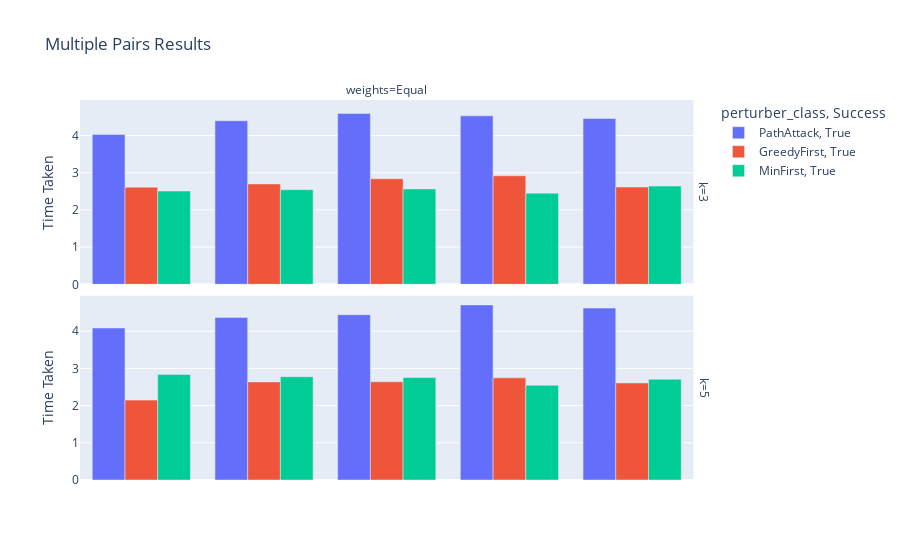

The notebook cell this image was saved under:
### Code cell
for experiment_type in ["Single", "Sets", "Multiple Pairs"]:
    a = df[df["experiment_type"] == experiment_type]
    if a.empty: continue
    # a=pd.melt(df,id_vars=['race'],var_name='gender', value_name='value')
    fig = px.bar(a, 
                title=f"{experiment_type} Results",
                x="nodes", 
                y="Time Taken", 
                barmode="group", 
                color="perturber_class", 
                facet_col="weights", 
                facet_row="k", 
                pattern_shape="Success", 
                # height=1000,
                hover_data=["top_k", "Average Add Time", "Average Perturb Time", "Original Distance", "Number of Paths", "Number of Edges", "Iterations", 'Final Distance',"Status", "LP Status"],
                category_orders={"experiment_type": ["Single", "Sets", "Multiple Pairs"], 
                                "Status": ["Success"]+[s for s in df["Status"].unique() if s != "Success"],
                                "Success": [True, False]}
                )
    fig.update_xaxes(visible=False, matches=None)
    # fig.update_xaxes(visible=True)
    fig.show()

### Figure 1 — Plotly figure (JSON) as saved in the notebook; plotly's stock layout.template omitted (floating-point values rounded to 4 significant figures)
{"data": [{"alignmentgroup": "True", "customdata": [[5, 0.06752, 0.005251, 6, 5, 220, 36, 6, "Success", 2], [5, 0.07572, 0.00251, 6, 5, 220, 36, 6, "Success", 2], [5, 0.07857, 0.004124, 6, 5, 220, 36, 6, "Success", 2], [5, 0.07795, 0.004256, 6, 5, 220, 36, 6, "Success", 2], [5, 0.0749, 0.002885, 6, 5, 220, 36, 6, "Success", 2], [5, 0.07156, 0.01768, 6, 5, 293, 129, 6, "Success", 2], [5, 0.0751, 0.01731, 6, 5, 293, 129, 6, "Success", 2], [5, 0.07454, 0.01666, 6, 5, 293, 129, 6, "Success", 2], [5, 0.07446, 0.0173, 6, 5, 293, 129, 6, "Success", 2], [5, 0.07564, 0.01701, 6, 5, 293, 129, 6, "Success", 2]], "hovertemplate": "perturber_class=PathAttack<br>Success=True<br>k=3<br>weights=Equal<br>nodes=%{x}<br>Time Taken=%{y}<br>top_k=%{customdata[0]}<br>Average Add Time=%{customdata[1]}<br>Average Perturb Time=%{customdata[2]}<br>Original Distance=%{customdata[3]}<br>Number of Paths=%{customdata[4]}<br>Number of Edges=%{customdata[5]}<br>Iterations=%{customdata[6]}<br>Final Distance=%{customdata[7]}<br>Status=%{customdata[8]}<br>LP Status=%{customdata[9]}<extra></extra>", "legendgroup": "PathAttack, True", "marker": {"color": "#636efa", "pattern": {"shape": ""}}, "name": "PathAttack, True", "offsetgroup": "PathAttack, True", "orientation": "v", "showlegend": true, "textposition": "auto", "type": "bar", "x": [[[2671, 964], [3229, 536], [2857, 1062], [3331, 949], [2947, 1167]], [[2671, 964], [3229, 536], [2857, 1062], [3331, 949], [2947, 1167]], [[2671, 964], [3229, 536], [2857, 1062], [3331, 949], [2947, 1167]], [[2671, 964], [3229, 536], [2857, 1062], [3331, 949], [2947, 1167]], [[2671, 964], [3229, 536], [2857, 1062], [3331, 949], [2947, 1167]], [[2421, 1202], [2998, 603], [2577, 902], [1849, 695], [3178, 1417]], [[2421, 1202], [2998, 603], [2577, 902], [1849, 695], [3178, 1417]], [[2421, 1202], [2998, 603], [2577, 902], [1849, 695], [3178, 1417]], [[2421, 1202], [2998, 603], [2577, 902], [1849, 695], [3178, 1417]], [[2421, 1202], [2998, 603], [2577, 902], [1849, 695], [3178, 1417]]], "xaxis": "x2", "y": [4.026, 4.396, 4.591, 4.528, 4.457, 19.13, 20.77, 21.06, 21.21, 21.2], "yaxis": "y2"}, {"alignmentgroup": "True", "customdata": [[5, 0.07107, 0.002957, 6, 5, 214, 35, 6, "Success", 2], [5, 0.07593, 0.002298, 6, 5, 214, 35, 6, "Success", 2], [5, 0.07866, 0.003403, 6, 5, 214, 35, 6, "Success", 2], [5, 0.08396, 0.003238, 6, 5, 214, 35, 6, "Success", 2], [5, 0.08385, 0.004066, 6, 5, 214, 35, 6, "Success", 2], [5, 0.07358, 0.04443, 6, 5, 302, 131, 6, "Success", 2], [5, 0.06857, 0.04509, 6, 5, 302, 131, 6, "Success", 2], [5, 0.06897, 0.04774, 6, 5, 302, 131, 6, "Success", 2], [5, 0.06994, 0.04724, 6, 5, 302, 131, 6, "Success", 2], [5, 0.07072, 0.04792, 6, 5, 302, 131, 6, "Success", 2]], "hovertemplate": "perturber_class=PathAttack<br>Success=True<br>k=5<br>weights=Equal<br>nodes=%{x}<br>Time Taken=%{y}<br>top_k=%{customdata[0]}<br>Average Add Time=%{customdata[1]}<br>Average Perturb Time=%{customdata[2]}<br>Original Distance=%{customdata[3]}<br>Number of Paths=%{customdata[4]}<br>Number of Edges=%{customdata[5]}<br>Iterations=%{customdata[6]}<br>Final Distance=%{customdata[7]}<br>Status=%{customdata[8]}<br>LP Status=%{customdata[9]}<extra></extra>", "legendgroup": "PathAttack, True", "marker": {"color": "#636efa", "pattern": {"shape": ""}}, "name": "PathAttack, True", "offsetgroup": "PathAttack, True", "orientation": "v", "showlegend": false, "textposition": "auto", "type": "bar", "x": [[[2671, 964], [3229, 536], [2857, 1062], [3331, 949], [2947, 1167]], [[2671, 964], [3229, 536], [2857, 1062], [3331, 949], [2947, 1167]], [[2671, 964], [3229, 536], [2857, 1062], [3331, 949], [2947, 1167]], [[2671, 964], [3229, 536], [2857, 1062], [3331, 949], [2947, 1167]], [[2671, 964], [3229, 536], [2857, 1062], [3331, 949], [2947, 1167]], [[2421, 1202], [2998, 603], [2577, 902], [1849, 695], [3178, 1417]], [[2421, 1202], [2998, 603], [2577, 902], [1849, 695], [3178, 1417]], [[2421, 1202], [2998, 603], [2577, 902], [1849, 695], [3178, 1417]], [[2421, 1202], [2998, 603], [2577, 902], [1849, 695], [3178, 1417]], [[2421, 1202], [2998, 603], [2577, 902], [1849, 695], [3178, 1417]]], "xaxis": "x", "y": [4.086, 4.37, 4.442, 4.707, 4.621, 25.43, 27.97, 33.88, 34.87, 34.9], "yaxis": "y"}, {"alignmentgroup": "True", "customdata": [[5, 0.04606, 0, 6, 5, 121, 29, 6, "Success", null], [5, 0.04901, 0, 6, 5, 121, 29, 6, "Success", null], [5, 0.05024, 0, 6, 5, 121, 29, 6, "Success", null], [5, 0.05263, 0, 6, 5, 121, 29, 6, "Success", null], [5, 0.0467, 0, 6, 5, 121, 29, 6, "Success", null], [5, 0.07393, 2.456e-05, 6, 5, 283, 82, 6, "Success", null], [5, 0.07582, 1.227e-05, 6, 5, 283, 82, 6, "Success", null], [5, 0.07858, 0, 6, 5, 283, 82, 6, "Success", null], [5, 0.07604, 2.435e-05, 6, 5, 283, 82, 6, "Success", null], [5, 0.07648, 0, 6, 5, 283, 82, 6, "Success", null]], "hovertemplate": "perturber_class=GreedyFirst<br>Success=True<br>k=3<br>weights=Equal<br>nodes=%{x}<br>Time Taken=%{y}<br>top_k=%{customdata[0]}<br>Average Add Time=%{customdata[1]}<br>Average Perturb Time=%{customdata[2]}<br>Original Distance=%{customdata[3]}<br>Number of Paths=%{customdata[4]}<br>Number of Edges=%{customdata[5]}<br>Iterations=%{customdata[6]}<br>Final Distance=%{customdata[7]}<br>Status=%{customdata[8]}<br>LP Status=%{customdata[9]}<extra></extra>", "legendgroup": "GreedyFirst, True", "marker": {"color": "#EF553B", "pattern": {"shape": ""}}, "name": "GreedyFirst, True", "offsetgroup": "GreedyFirst, True", "orientation": "v", "showlegend": true, "textposition": "auto", "type": "bar", "x": [[[2671, 964], [3229, 536], [2857, 1062], [3331, 949], [2947, 1167]], [[2671, 964], [3229, 536], [2857, 1062], [3331, 949], [2947, 1167]], [[2671, 964], [3229, 536], [2857, 1062], [3331, 949], [2947, 1167]], [[2671, 964], [3229, 536], [2857, 1062], [3331, 949], [2947, 1167]], [[2671, 964], [3229, 536], [2857, 1062], [3331, 949], [2947, 1167]], [[2421, 1202], [2998, 603], [2577, 902], [1849, 695], [3178, 1417]], [[2421, 1202], [2998, 603], [2577, 902], [1849, 695], [3178, 1417]], [[2421, 1202], [2998, 603], [2577, 902], [1849, 695], [3178, 1417]], [[2421, 1202], [2998, 603], [2577, 902], [1849, 695], [3178, 1417]], [[2421, 1202], [2998, 603], [2577, 902], [1849, 695], [3178, 1417]]], "xaxis": "x2", "y": [2.612, 2.697, 2.838, 2.918, 2.615, 16.45, 23.14, 17.92, 17.03, 10.71], "yaxis": "y2"}, {"alignmentgroup": "True", "customdata": [[5, 0.03777, 0, 6, 5, 121, 29, 6, "Success", null], [5, 0.0472, 0, 6, 5, 121, 29, 6, "Success", null], [5, 0.04703, 0, 6, 5, 121, 29, 6, "Success", null], [5, 0.04964, 0, 6, 5, 121, 29, 6, "Success", null], [5, 0.04639, 0, 6, 5, 121, 29, 6, "Success", null], [5, 0.0755, 1.222e-05, 6, 5, 283, 82, 6, "Success", null], [5, 0.07511, 0, 6, 5, 283, 82, 6, "Success", null], [5, 0.07839, 0, 6, 5, 283, 82, 6, "Success", null], [5, 0.07903, 0, 6, 5, 283, 82, 6, "Success", null], [5, 0.07729, 0, 6, 5, 283, 82, 6, "Success", null]], "hovertemplate": "perturber_class=GreedyFirst<br>Success=True<br>k=5<br>weights=Equal<br>nodes=%{x}<br>Time Taken=%{y}<br>top_k=%{customdata[0]}<br>Average Add Time=%{customdata[1]}<br>Average Perturb Time=%{customdata[2]}<br>Original Distance=%{customdata[3]}<br>Number of Paths=%{customdata[4]}<br>Number of Edges=%{customdata[5]}<br>Iterations=%{customdata[6]}<br>Final Distance=%{customdata[7]}<br>Status=%{customdata[8]}<br>LP Status=%{customdata[9]}<extra></extra>", "legendgroup": "GreedyFirst, True", "marker": {"color": "#EF553B", "pattern": {"shape": ""}}, "name": "GreedyFirst, True", "offsetgroup": "GreedyFirst, True", "orientation": "v", "showlegend": false, "textposition": "auto", "type": "bar", "x": [[[2671, 964], [3229, 536], [2857, 1062], [3331, 949], [2947, 1167]], [[2671, 964], [3229, 536], [2857, 1062], [3331, 949], [2947, 1167]], [[2671, 964], [3229, 536], [2857, 1062], [3331, 949], [2947, 1167]], [[2671, 964], [3229, 536], [2857, 1062], [3331, 949], [2947, 1167]], [[2671, 964], [3229, 536], [2857, 1062], [3331, 949], [2947, 1167]], [[2421, 1202], [2998, 603], [2577, 902], [1849, 695], [3178, 1417]], [[2421, 1202], [2998, 603], [2577, 902], [1849, 695], [3178, 1417]], [[2421, 1202], [2998, 603], [2577, 902], [1849, 695], [3178, 1417]], [[2421, 1202], [2998, 603], [2577, 902], [1849, 695], [3178, 1417]], [[2421, 1202], [2998, 603], [2577, 902], [1849, 695], [3178, 1417]]], "xaxis": "x", "y": [2.147, 2.638, 2.641, 2.746, 2.61, 10.62, 10.6, 10.87, 10.99, 10.77], "yaxis": "y"}, {"alignmentgroup": "True", "customdata": [[5, 0.04573, 0, 6, 5, 121, 29, 6, "Success", null], [5, 0.04614, 0, 6, 5, 121, 29, 6, "Success", null], [5, 0.04417, 0, 6, 5, 121, 29, 6, "Success", null], [5, 0.04352, 0, 6, 5, 121, 29, 6, "Success", null], [5, 0.04694, 0, 6, 5, 121, 29, 6, "Success", null], [5, 0.0779, 0, 6, 5, 283, 82, 6, "Success", null], [5, 0.07965, 1.221e-05, 6, 5, 283, 82, 6, "Success", null]], "hovertemplate": "perturber_class=MinFirst<br>Success=True<br>k=3<br>weights=Equal<br>nodes=%{x}<br>Time Taken=%{y}<br>top_k=%{customdata[0]}<br>Average Add Time=%{customdata[1]}<br>Average Perturb Time=%{customdata[2]}<br>Original Distance=%{customdata[3]}<br>Number of Paths=%{customdata[4]}<br>Number of Edges=%{customdata[5]}<br>Iterations=%{customdata[6]}<br>Final Distance=%{customdata[7]}<br>Status=%{customdata[8]}<br>LP Status=%{customdata[9]}<extra></extra>", "legendgroup": "MinFirst, True", "marker": {"color": "#00cc96", "pattern": {"shape": ""}}, "name": "MinFirst, True", "offsetgroup": "MinFirst, True", "orientation": "v", "showlegend": true, "textposition": "auto", "type": "bar", "x": [[[2671, 964], [3229, 536], [2857, 1062], [3331, 949], [2947, 1167]], [[2671, 964], [3229, 536], [2857, 1062], [3331, 949], [2947, 1167]], [[2671, 964], [3229, 536], [2857, 1062], [3331, 949], [2947, 1167]], [[2671, 964], [3229, 536], [2857, 1062], [3331, 949], [2947, 1167]], [[2671, 964], [3229, 536], [2857, 1062], [3331, 949], [2947, 1167]], [[2421, 1202], [2998, 603], [2577, 902], [1849, 695], [3178, 1417]], [[2421, 1202], [2998, 603], [2577, 902], [1849, 695], [3178, 1417]]], "xaxis": "x2", "y": [2.507, 2.543, 2.565, 2.45, 2.639, 10.92, 11.06], "yaxis": "y2"}, {"alignmentgroup": "True", "customdata": [[5, 0.05047, 0, 6, 5, 121, 29, 6, "Success", null], [5, 0.0494, 0, 6, 5, 121, 29, 6, "Success", null], [5, 0.04924, 0, 6, 5, 121, 29, 6, "Success", null], [5, 0.04542, 0, 6, 5, 121, 29, 6, "Success", null], [5, 0.04869, 0, 6, 5, 121, 29, 6, "Success", null]], "hovertemplate": "perturber_class=MinFirst<br>Success=True<br>k=5<br>weights=Equal<br>nodes=%{x}<br>Time Taken=%{y}<br>top_k=%{customdata[0]}<br>Average Add Time=%{customdata[1]}<br>Average Perturb Time=%{customdata[2]}<br>Original Distance=%{customdata[3]}<br>Number of Paths=%{customdata[4]}<br>Number of Edges=%{customdata[5]}<br>Iterations=%{customdata[6]}<br>Final Distance=%{customdata[7]}<br>Status=%{customdata[8]}<br>LP Status=%{customdata[9]}<extra></extra>", "legendgroup": "MinFirst, True", "marker": {"color": "#00cc96", "pattern": {"shape": ""}}, "name": "MinFirst, True", "offsetgroup": "MinFirst, True", "orientation": "v", "showlegend": false, "textposition": "auto", "type": "bar", "x": [[[2671, 964], [3229, 536], [2857, 1062], [3331, 949], [2947, 1167]], [[2671, 964], [3229, 536], [2857, 1062], [3331, 949], [2947, 1167]], [[2671, 964], [3229, 536], [2857, 1062], [3331, 949], [2947, 1167]], [[2671, 964], [3229, 536], [2857, 1062], [3331, 949], [2947, 1167]], [[2671, 964], [3229, 536], [2857, 1062], [3331, 949], [2947, 1167]]], "xaxis": "x", "y": [2.835, 2.776, 2.754, 2.546, 2.708], "yaxis": "y"}], "layout": {"annotations": [{"font": {}, "showarrow": false, "text": "weights=Equal", "x": 0.49, "xanchor": "center", "xref": "paper", "y": 1, "yanchor": "bottom", "yref": "paper"}, {"font": {}, "showarrow": false, "text": "k=5", "textangle": 90, "x": 0.98, "xanchor": "left", "xref": "paper", "y": 0.2425, "yanchor": "middle", "yref": "paper"}, {"font": {}, "showarrow": false, "text": "k=3", "textangle": 90, "x": 0.98, "xanchor": "left", "xref": "paper", "y": 0.7575, "yanchor": "middle", "yref": "paper"}], "barmode": "group", "legend": {"title": {"text": "perturber_class, Success"}, "tracegroupgap": 0}, "title": {"text": "Multiple Pairs Results"}, "xaxis": {"anchor": "y", "domain": [0, 0.98], "title": {"text": "nodes"}, "visible": false}, "xaxis2": {"anchor": "y2", "domain": [0, 0.98], "showticklabels": false, "visible": false}, "yaxis": {"anchor": "x", "domain": [0, 0.485], "title": {"text": "Time Taken"}}, "yaxis2": {"anchor": "x2", "domain": [0.515, 1], "matches": "y", "title": {"text": "Time Taken"}}}}
